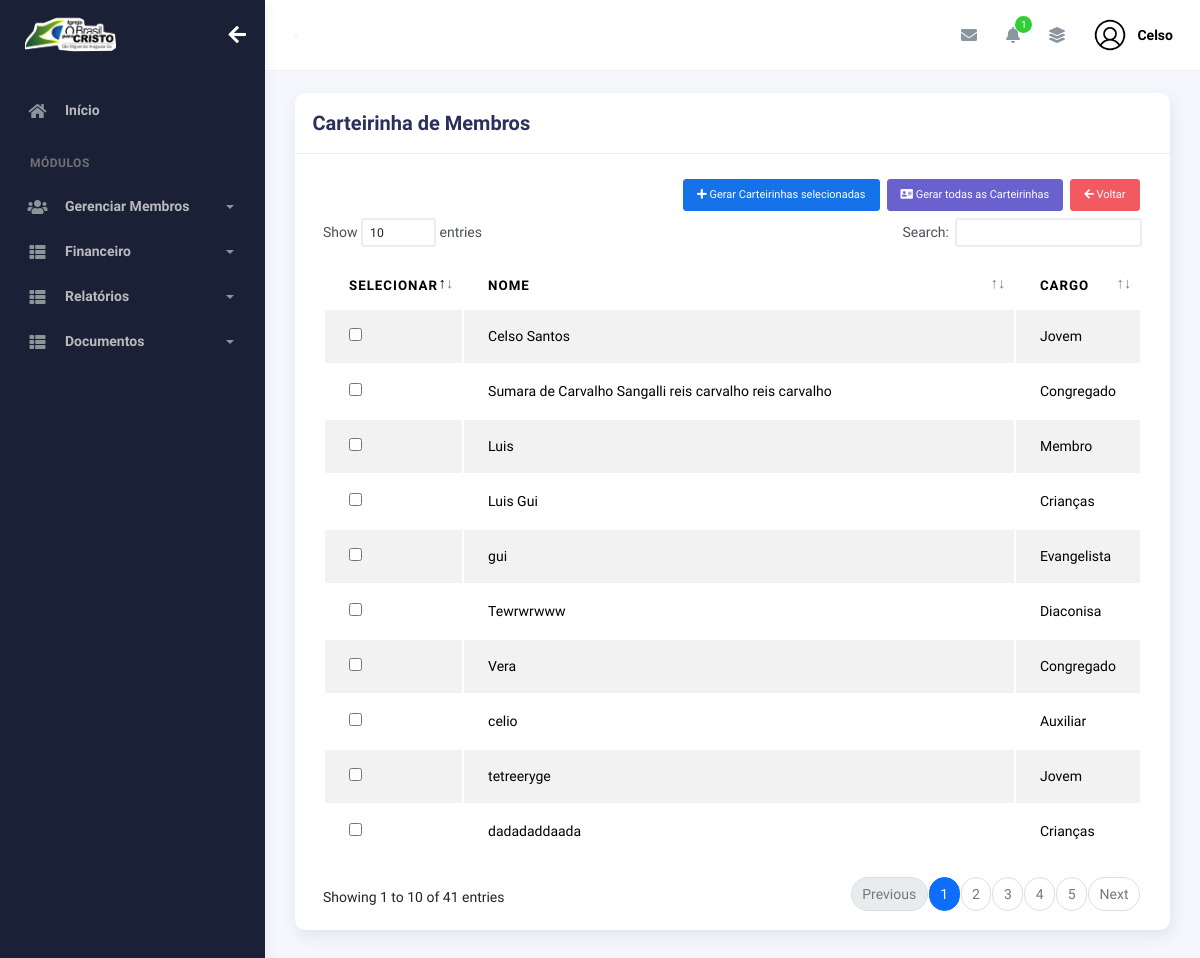
/index/selecionar_carteirinhas/ (signed in), run on the app's committed database.
### plataformaigreja/models.py (models this page shows, shortened)
class Membros(models.Model):
    choices_sexo = (('F', 'Feminino'),
                    ('M', 'Masculino'))
    choices_cargo = (('A', 'Auxiliar'),
                     ('C', 'Congregado'),
                     ('Cr', 'Crianças'),
                     ('Da', 'Diaconisa'),
                     ('D', 'Diácono'),
                     ('E', 'Evangelista'),
                     ('J', 'Jovem'),
                     ('Mb', 'Membro'),
                     ('Mi', 'Missionário(a)'),
                     ('Pr', 'Pastor'),
                     ('P', 'Presbítero'))
    nome = models.CharField(max_length=50)
    sexo = models.CharField(max_length=1, choices=choices_sexo)
    cpf = models.CharField(max_length=20, blank=True, null=True)
    email = models.EmailField(blank=True, null=True)
    telefone = models.CharField(max_length=19, blank=True, null=True)
    endereco = models.CharField(max_length=100, blank=True, null=True)
    foto = models.ImageField(upload_to="img_membros", null=True, blank=True)
    data_nascimento = models.DateField(null=True, blank=True)
    data_batismo = models.DateField(null=True, blank=True)
    cargo = models.CharField(max_length=2, choices=choices_cargo)
    pastor = models.ForeignKey(
        User,
        on_delete=models.CASCADE
    )
    nome_igreja = models.ForeignKey('igreja.Igreja', on_delete=models.CASCADE, null=True, blank=True)
    ativo = models.BooleanField(default=True)

### plataformaigreja/views.py (the view)
# urls.py: path('selecionar_carteirinhas/', views.selecionar_carteirinhas, name='selecionar_carteirinhas'),
@login_required(login_url='/usuarios/login')
def selecionar_carteirinhas(request):
    membros = Membros.objects.filter(pastor=request.user, ativo=True)  # Filtra pelo usuário logado
    return render(request, 'selecionar_carteirinhas.html', {'membros': membros})

### igreja/context_processors.py (called while the page is built)
def logo_igreja(request):
    if request.user.is_authenticated:
        igreja = Igreja.objects.filter(pastor=request.user).first()
        return {"logo_igreja": igreja.logo.url if igreja and igreja.logo else None}
    return {"logo_igreja": None}

### plataformaigreja/context_processors.py (called while the page is built)
def total_membros_context(request):
    if request.user.is_authenticated:
        total_membros = Membros.objects.filter(pastor=request.user, ativo=True).count()
    else:
        total_membros = 0
    return {
        'total_membros': total_membros
    }

def total_membros_transferidos(request):
    if request.user.is_authenticated:
        total_membros_transf = Membros.objects.filter(pastor=request.user, ativo=False).count()
    else:
        total_membros_transf = 0
    return {
        'total_membros_transf': total_membros_transf
    }

### plataformaigreja/templates/selecionar_carteirinhas.html (shortened to what this page needs)
{% extends "bases/base_plataformaigreja.html" %}
{% load static %}
{% block 'conteudo' %}
      <div class="col-md-12">
        <div class="card">
          <div class="card-header">
            <div class="d-flex align-items-center">
              <h4 class="card-title">Carteirinha de Membros</h4>
            </div>
          </div>
          <div class="card-body">
            <div class="table-responsive">
              <form method="POST" action="{% url 'imprimir_carteirinhas' %}">{% csrf_token %}
                <div class="d-flex align-items-center btn-sm">
                <button class="btn btn-primary ms-auto btn-sm" data-bs-toggle="modal" data-bs-target="#addRowModal">
                  <i class="fa fa-plus"></i> Gerar Carteirinhas selecionadas
                </button>
                <a href="{% url 'exportar_todas_carteirinhas' %}" class="btn btn-secondary ms-2 btn-sm">
                  <i class="fas fa-address-card"></i> Gerar todas as Carteirinhas
                </a>
                <a href="{% url 'controle_membros' %}" class="btn btn-danger ms-2 btn-sm"><i class="fas fa-arrow-left"></i> Voltar</a>
                </div>
                <table id="add-row" class="display table table-striped table-hover">
                        <thead>
                            <tr>
                                <th>Selecionar</th>
                                <th>Nome</th>
                                <th>Cargo</th>
                            </tr>
                        </thead>
                        <tbody>
                            {% for membro in membros %}
                            <tr>
                                <td style="width: 10%"><input type="checkbox" name="membros_selecionados" value="{{ membro.id }}"></td>
                                <td>{{ membro.nome }}</td>
                                <td style="width: 15%">{{ membro.get_cargo_display }}</td>
                            </tr>
                            {% empty %}
                            <tr>
                                <td colspan="3" class="text-center">Nenhum membro cadastrado!</td>
                            </tr>
                            {% endfor %}
                        </tbody>
                      </table>
                    </form>
                    </div>
                  </div>
                </div>
              </div>
            </div>
          </div>
        </div>
{% endblock %}

### templates/bases/base.html (shortened to what this page needs)
{% load static %}
<!DOCTYPE html>
<html lang="pt-BR">
  <head>
    <link href="{% static 'geral/assets/css/bootstrap.min.css' %}" rel="stylesheet">
    <link href="{% static 'geral/assets/css/plugins.min.css' %}" rel="stylesheet">
    <link href="{% static 'geral/assets/css/kaiadmin.min.css' %}" rel="stylesheet">
    <link href="{% static 'geral/assets/css/demo.css' %}" rel="stylesheet">
  </head>
  <body>
    <div class="wrapper">
      {% if user.is_authenticated %}
        <div class="sidebar" data-background-color="dark">
          <div class="sidebar-logo">
            <div class="logo-header" data-background-color="dark">
              <a href="{% url 'dashboard_igreja' %}" class="logo">
              {% if logo_igreja %}
                  <img src="{{ logo_igreja }}" alt="Logo da Igreja" class="navbar-brand" height="50"/>
              {% else %}
                  <p>Nenhuma logo cadastrada.</p>
              {% endif %}
              </a>
              <div class="nav-toggle">
                <button class="btn btn-toggle toggle-sidebar">
                  <i class="fas fa-arrow-left"></i>
                </button>
              </div>
            </div>
          </div>
          <div class="sidebar-wrapper scrollbar scrollbar-inner">
            <div class="sidebar-content">
              <ul class="nav nav-secondary">
                <li class="nav-item">
                  <a
                    href="{% url 'dashboard_igreja' %}"
                    aria-expanded="false"
                  >
                    <i class="fas fa-home"></i>
                    <p>Início</p>
                  </a>
                </li>
                <li class="nav-section">
                  <h4 class="text-section">Módulos</h4>
                </li>
                <li class="nav-item">
                  <a data-bs-toggle="collapse" href="#base">
                    <i class="fas fa-users"></i>
                    <p>Gerenciar Membros</p>
                    <span class="caret"></span>
                  </a>
                </li>
                <li class="nav-item">
                  <a data-bs-toggle="collapse" href="#sidebarLayouts">
                    <i class="fas fa-th-list"></i>
                    <p>Financeiro</p>
                    <span class="caret"></span>
                  </a>
                </li>
                <li class="nav-item">
                  <a data-bs-toggle="collapse" href="#sidebarRelatorios">
                    <i class="fas fa-th-list"></i>
                    <p>Relatórios</p>
                    <span class="caret"></span>
                  </a>
                </li>
                <li class="nav-item">
                  <a data-bs-toggle="collapse" href="#sidebarDocumentos">
                    <i class="fas fa-th-list"></i>
                    <p>Documentos</p>
                    <span class="caret"></span>
                  </a>
                </li>
              </ul>
            </div>
          </div>
        </div>
        <div class="main-panel">
          <div class="main-header">
            <nav
              class="navbar navbar-header navbar-header-transparent navbar-expand-lg border-bottom"
            >
              <div class="container-fluid">
                <nav
                  class="navbar navbar-header-left navbar-expand-lg navbar-form nav-search p-0 d-none d-lg-flex"
                >
                  <div class="input-group">
                </nav>
                <ul class="navbar-nav topbar-nav ms-md-auto align-items-center">
                  <li class="nav-item topbar-icon dropdown hidden-caret">
                    <a
                      class="nav-link dropdown-toggle"
                      href="#"
                      id="messageDropdown"
                      role="button"
                      data-bs-toggle="dropdown"
                      aria-haspopup="true"
                      aria-expanded="false"
                    >
                      <i class="fa fa-envelope"></i>
                    </a>
                  </li>
                  <li class="nav-item topbar-icon dropdown hidden-caret">
                    <a
                      class="nav-link dropdown-toggle"
                      href="#"
                      id="notifDropdown"
                      role="button"
                      data-bs-toggle="dropdown"
                      aria-haspopup="true"
                      aria-expanded="false"
                    >
                      <i class="fa fa-bell"></i>
                      <span class="notification">1</span>
                    </a>
                  </li>
                  <li class="nav-item topbar-icon dropdown hidden-caret">
                    <a
                      class="nav-link"
                      data-bs-toggle="dropdown"
                      href="#"
                      aria-expanded="false"
                    >
                      <i class="fas fa-layer-group"></i>
                    </a>
                  </li>
                  <li class="nav-item topbar-user dropdown hidden-caret">
                    <a
                      class="dropdown-toggle profile-pic"
                      data-bs-toggle="dropdown"
                      href="#"
                      aria-expanded="false"
                    >
                      <div class="avatar-sm">
                        <img
                          src="{% static 'geral/assets/img/profile.png'%}"
                          alt="..."
                          class="avatar-img rounded-circle"
                        />
                      </div>
                      <span class="profile-username">
                        <span class="fw-bold">{{ user.first_name }}</span>
                      </span>
                    </a>
                  </li>
                </ul>
              </div>
            </nav>
          </div>
          <div class="container">
            <div class="page-inner">
            {% block 'conteudo' %}
            {% endblock %}
            </div>
    {% endif %}
  </body>
</html>

### data on the page
Membros: nome "Celso Santos", cargo "Jovem"
Membros: nome "Sumara de Carvalho Sangalli reis carvalho reis carvalho", cargo "Congregado"
Membros: nome "Luis", cargo "Membro"
Membros: nome "Luis Gui", cargo "Crianças"
Membros: nome "gui", cargo "Evangelista"
Membros: nome "Tewrwrwww", cargo "Diaconisa"
Membros: nome "Vera", cargo "Congregado"
Membros: nome "celio", cargo "Auxiliar"
Membros: nome "tetreeryge", cargo "Jovem"
Membros: nome "dadadaddaada", cargo "Crianças"

### other printed values
{{ user.first_name }} "Celso"
